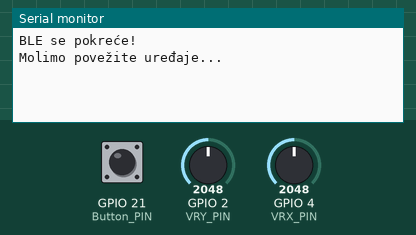
Bench run of a sketch on a simulated ESP32. On the bench: the last lines printed to the serial monitor. The inputs (shaded band) are chosen by the test bench; at power-on: GPIO 2 (VRY_PIN) = 2048, GPIO 4 (VRX_PIN) = 2048, GPIO 21 (Button_PIN) HIGH. Nothing arrives over Bluetooth unless stated; a phone connects over Bluetooth LE 3 s after start.

Above: at 7.2 s.
7.3 s: GPIO 2 (VRY_PIN) set to 3439
At 10.1 s:
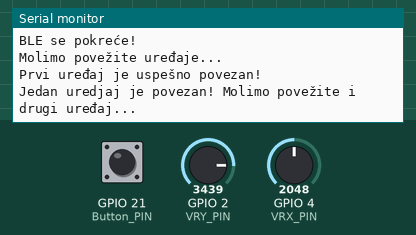
10.3 s: GPIO 2 (VRY_PIN) set to 3545
At 10.49 s:
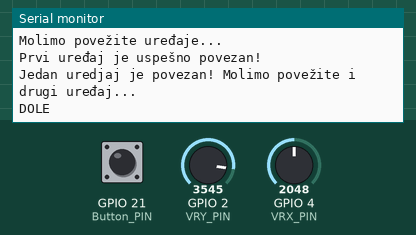
12.2 s: GPIO 4 (VRX_PIN) set to 3447
At 12.35 s:
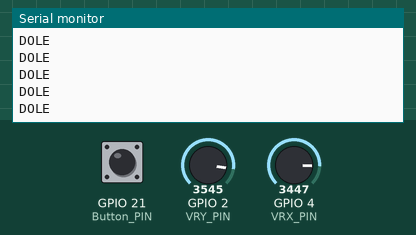
13.7 s: GPIO 4 (VRX_PIN) set to 3560
At 13.99 s:
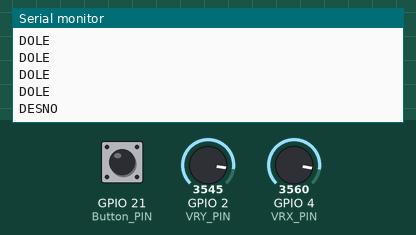

Measured:
- the behaviour switches between 3500 and 3501 on GPIO 2 (VRY_PIN) (found by bisection; images 1 and 2)
- the behaviour switches between 3500 and 3501 on GPIO 4 (VRX_PIN) (found by bisection; images 3 and 4)
- after the input at 10.3 s, the serial monitor: prints a new line at once (image 2)
- after the input at 13.7 s, the serial monitor: prints a new line after 0.14 s (image 4)

The sketch:

SlovaricaProfesorskikontroler.ino
```cpp
#include <BLEDevice.h>
#include <BLEUtils.h>
#include <BLEScan.h>
#include <BLEAdvertisedDevice.h>
#include <BLEServer.h>
#include <BLE2902.h>
#include <Bounce2.h>

BLEServer* pServer = NULL;
BLECharacteristic* pCharacteristic = NULL;
BLECharacteristic* phoneCharacteristic = NULL;
bool deviceConnected = false;
bool oldDeviceConnected = false;

// See the following for generating UUIDs:
// https://www.uuidgenerator.net/
int connectedClients = 0;
#define SERVICE_UUID        "4fafc201-1fb5-459e-8fcc-c5c9c331914b"
#define CHARACTERISTIC_UUID "beb5483e-36e1-4688-b7f5-ea07361b26a8"
#define CHARACTERISTIC_UUIDPhone "beb5483e-36e1-4688-b7f5-ea07361b26b9"

class MyServerCallbacks: public BLEServerCallbacks {
    void onConnect(BLEServer* pServer) {
      if (connectedClients >= 2 ){
        Serial.println("Odbijen treći klijent! Limit je 2 uredjaja.");
        pServer->disconnect(pServer->getConnId());
        return;
      }

      connectedClients ++;
      deviceConnected = true;

      if (connectedClients == 1){
        Serial.println("Prvi uređaj je uspešno povezan!");
      } else if (connectedClients == 2){
          Serial.println("Drugi uređaj je isto uspešno povezan!");
          BLEDevice::getAdvertising()->stop();
      }
    };

    void onDisconnect(BLEServer* pServer) {
      if (connectedClients > 0){
          connectedClients--;
      }

      deviceConnected = (connectedClients > 0);
    }
};
#define VRX_PIN  4
#define VRY_PIN  2
#define Button_PIN 21

int xValue= 0;
int yValue= 0;
int buttonState= 0;
int currentState;
int lastState = HIGH;
Bounce taster = Bounce();

unsigned long zadnje_vreme_pomeraja = 0;
const int pauza_izmedju_koraka = 200;
static int poslednji_broj_klijenata = -1;
bool prvo_pokretanje = true;

bool spreman_za_pomeraj = true;


void proveri_joystick() {
            int x = analogRead(VRX_PIN);
            int y = analogRead(VRY_PIN);
            currentState = digitalRead(Button_PIN);

            if (millis() - zadnje_vreme_pomeraja > pauza_izmedju_koraka){
              bool registrovano = false;


              if (x < 500 ) {
                Serial.println("LEVO");
                registrovano=true;
                std::string LEVO = "LEVO";
                pCharacteristic->setValue(LEVO.c_str());
                pCharacteristic->notify();
              }
              else if (x > 3500){
                Serial.println("DESNO");
                registrovano=true;
                std::string DESNO = "DESNO";
                pCharacteristic->setValue(DESNO.c_str());
                pCharacteristic->notify();
              }else if (y < 500){
                Serial.println("GORE");
                registrovano=true;
                std::string GORE = "GORE";
                pCharacteristic->setValue(GORE.c_str());
                pCharacteristic->notify();
              }else if (y > 3500){
                Serial.println("DOLE");
                registrovano=true;
                std::string DOLE = "DOLE";
                pCharacteristic->setValue(DOLE.c_str());
                pCharacteristic->notify();
              }else{
                registrovano=true;
                std::string DOLE = "SREDINA";
                pCharacteristic->setValue(DOLE.c_str());
                pCharacteristic->notify();
              }
                if (lastState == LOW && currentState == HIGH) {
              Serial.println("TASTER");
              std::string DUGME = "TASTER";
              pCharacteristic->setValue(DUGME.c_str());
              pCharacteristic->notify();
               }
               lastState =currentState;

              if (registrovano) {
                zadnje_vreme_pomeraja = millis();
              }

            }

            if (x > 1500 && x < 2500  && y > 1500 && y < 2500) {

              zadnje_vreme_pomeraja = 0;
            }
}


void setup() {
  Serial.begin(115200);

  delay(5000);

  Serial.println("BLE se pokreće!");
  delay(1000);

  taster.attach(Button_PIN, INPUT_PULLUP);
  taster.interval(25);

  BLEDevice::init("Slovarica");
  pServer = BLEDevice::createServer();
  BLEService *pService = pServer->createService(SERVICE_UUID);
  pServer->setCallbacks(new MyServerCallbacks());


  // Create a BLE Characteristic
  pCharacteristic = pService->createCharacteristic(
                      CHARACTERISTIC_UUID,
                      BLECharacteristic::PROPERTY_READ   |
                      BLECharacteristic::PROPERTY_WRITE  |
                      BLECharacteristic::PROPERTY_NOTIFY |
                      BLECharacteristic::PROPERTY_INDICATE
                    );
  phoneCharacteristic = pService->createCharacteristic(
                      CHARACTERISTIC_UUIDPhone,
                      BLECharacteristic::PROPERTY_READ   |
                      BLECharacteristic::PROPERTY_WRITE  |
                      BLECharacteristic::PROPERTY_NOTIFY |
                      BLECharacteristic::PROPERTY_INDICATE
                    );
  BLE2902 *pBLE2902;
  pBLE2902 = new BLE2902();
  pBLE2902->setNotifications(true);
  pBLE2902->setIndications(true);
  pCharacteristic->addDescriptor(pBLE2902);
  BLE2902 *pBLE2902Phone;
  pBLE2902Phone = new BLE2902();
  pBLE2902Phone->setNotifications(true);
  pBLE2902Phone->setIndications(true);
  phoneCharacteristic->addDescriptor(pBLE2902Phone);


  // https://www.bluetooth.com/specifications/gatt/viewer?attributeXmlFile=org.bluetooth.descriptor.gatt.client_characteristic_configuration.xml
  // Create a BLE Descriptor

  // Start the service
  pService->start();

  // Start advertising
  BLEAdvertising *pAdvertising = BLEDevice::getAdvertising();
  pAdvertising->addServiceUUID(SERVICE_UUID);
  pAdvertising->setScanResponse(true);
  pAdvertising->setMinPreferred(0x06);  // set value to 0x00 to not advertise this parameter
  BLEDevice::startAdvertising();
  std::string PISMO = "0_0_/_/";
  phoneCharacteristic->setValue(PISMO.c_str());
  phoneCharacteristic->notify();

}

void loop() {
  // notify changed value
    if (deviceConnected) {
      proveri_joystick();
      delay(10);
    }
    // disconnecting
    if (connectedClients != poslednji_broj_klijenata) {
      if (connectedClients == 0) {
        BLEDevice::startAdvertising();
        if (prvo_pokretanje){
          delay(500);
          Serial.println("Molimo povežite uređaje...");
          } else {
            Serial.println("Uređaji više nisu povezani! Molimo povežite uređaje...");
          }
        }
      else if (connectedClients == 1) {
          delay(500); // give the bluetooth stack the chance to get things ready
          BLEDevice::startAdvertising(); // restart advertising

          if (poslednji_broj_klijenata == 2){
              Serial.println("Jedan uredjaj se odvezao! Molimo povežite ga opet...");
          } else {
              Serial.println("Jedan uredjaj je povezan! Molimo povežite i drugi uređaj...");
          }
          prvo_pokretanje = false;
      } else if (connectedClients == 2){
        delay(500);
        Serial.println("Oba uredjaja su povezana...");

      }

      poslednji_broj_klijenata = connectedClients;
      oldDeviceConnected = deviceConnected;
    }
}
```
